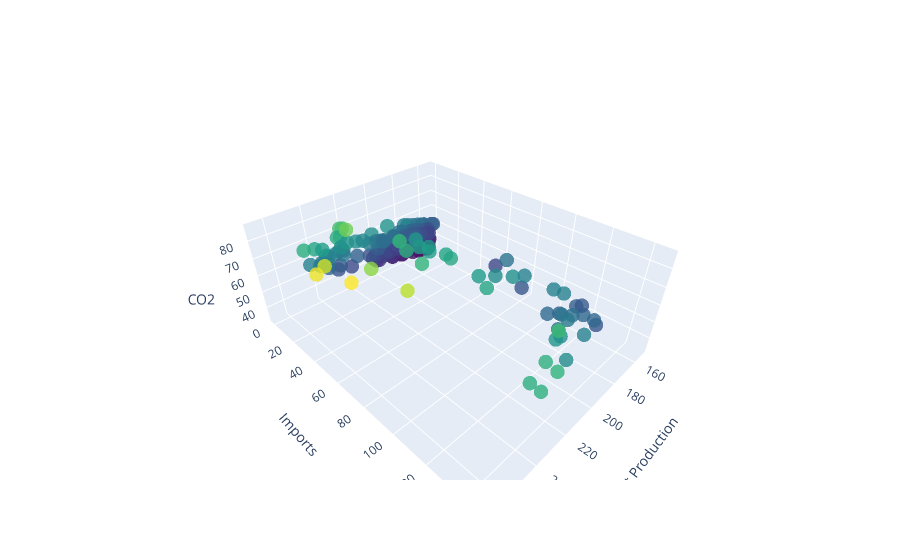

Notebook source saved alongside this figure:
### Code cell
# Create a Plotly trace for a 3D scatter plot
trace = go.Scatter3d(
    x=training_data['Plant_Production_GWh'],
    y=training_data['Imports_GWh'],
    z=training_data['emissions_c02_GG'],
    mode='markers',
    marker=dict(
        size=5,
        color=training_data['emissions_c02_GG'],  # Color by z-value for example
        colorscale='Viridis',  # Choose a colorscale
        opacity=0.8
    )
)

# Create the layout for the plot
layout = go.Layout(
    scene=dict(
        xaxis=dict(title='Plant Production'),
        yaxis=dict(title='Imports'),
        zaxis=dict(title='CO2')
    )
)

# Create the figure
fig = go.Figure(data=[trace], layout=layout)

# Display the interactive plot
fig.show()

### Figure 1 — Plotly figure (JSON) as saved in the notebook; plotly's stock layout.template omitted (floating-point values rounded to 4 significant figures; data arrays with more than 128 entries replaced by an {"elided": "..."} marker saying what was removed)
{"data": [{"marker": {"color": {"elided": "192 float values"}, "colorscale": [[0, "#440154"], [0.1111, "#482878"], [0.2222, "#3e4989"], [0.3333, "#31688e"], [0.4444, "#26828e"], [0.5556, "#1f9e89"], [0.6667, "#35b779"], [0.7778, "#6ece58"], [0.8889, "#b5de2b"], [1, "#fde725"]], "opacity": 0.8, "size": 5}, "mode": "markers", "type": "scatter3d", "x": {"elided": "192 float values"}, "y": {"elided": "192 float values"}, "z": {"elided": "192 float values"}}], "layout": {"scene": {"xaxis": {"title": {"text": "Plant Production"}}, "yaxis": {"title": {"text": "Imports"}}, "zaxis": {"title": {"text": "CO2"}}}}}
